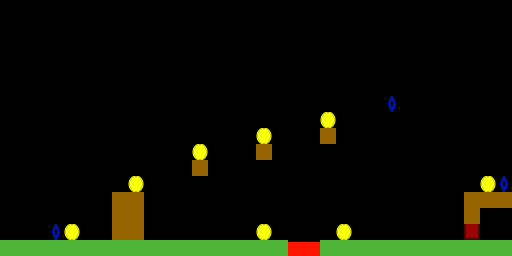

Tiled map render using the project's own tile images. Description and the map definition, with tile-layer contents summarised, below:
An orthogonal 32x16 tile map with 16x16 px tiles, 1 tile layer (graphics), 3 tilesets and 27 objects.

<map version="1.0" orientation="orthogonal" renderorder="right-down" width="32" height="16" tilewidth="16" tileheight="16" nextobjectid="31">
 <tileset firstgid="1" name="GutterV3" tilewidth="16" tileheight="16" spacing="2" margin="1" tilecount="7">
  <image source="GutterV3.png" trans="ff00ff" width="128" height="32" />
 </tileset>
 <tileset firstgid="8" name="lava" tilewidth="16" tileheight="16" tilecount="1">
  <image source="lava.png" trans="ff00ff" width="16" height="16" />
 </tileset>
 <tileset firstgid="9" name="coin" tilewidth="16" tileheight="16" tilecount="1">
  <image source="coin.png" trans="ff00ff" width="16" height="16" />
 </tileset>
 <layer name="graphics" width="32" height="16">
  <data>[512 cells, 59 non-empty, 7 distinct tile ids]</data>
 </layer>
 <objectgroup name="ground">
  <object id="3" x="112" y="192" width="32" height="48" />
  <object id="4" x="192.091" y="159.864" width="16" height="16" />
  <object id="5" x="256.091" y="144.136" width="16" height="16" />
  <object id="6" x="320.182" y="128.136" width="16" height="16" />
  <object id="7" x="464.011" y="192.031" width="48.1709" height="15.9799" />
  <object id="11" x="-0.5" y="0" height="256" />
  <object id="12" x="511.5" y="0" height="256" />
  <object id="15" x="0.5" y="240" width="287.438" height="16" />
  <object id="16" x="320" y="240" width="192.5" height="15.5" />
  <object id="29" x="464.011" y="208.033" width="15.9889" height="15.9778" />
 </objectgroup>
 <objectgroup name="mobs">
  <object id="27" x="400" y="224" width="16" height="16" />
  <object id="28" x="192" y="224" width="16" height="16" />
 </objectgroup>
 <objectgroup name="keys">
  <object id="8" x="48" y="224" width="16" height="16" />
  <object id="9" x="384.227" y="96" width="16" height="16" />
  <object id="10" x="496" y="175.909" width="16" height="16" />
 </objectgroup>
 <objectgroup name="door">
  <object id="30" x="464.011" y="224.012" width="16" height="16" />
 </objectgroup>
 <objectgroup name="coin">
  <object id="18" x="64" y="224" width="16" height="16" />
  <object id="19" x="127.978" y="176.022" width="16" height="16" />
  <object id="20" x="192.061" y="144.061" width="16" height="16" />
  <object id="21" x="256.03" y="128.061" width="16" height="16" />
  <object id="22" x="320.273" y="112.03" width="16" height="16" />
  <object id="23" x="479.97" y="175.97" width="16" height="16" />
  <object id="24" x="336.091" y="223.97" width="16" height="16" />
  <object id="25" x="255.939" y="223.97" width="16" height="16" />
 </objectgroup>
 <objectgroup name="opened blocks" />
 <objectgroup name="lava">
  <object id="17" x="288" y="241.938" width="32" height="16" />
 </objectgroup>
 <objectgroup name="finish block">
  <object id="14" x="496" y="208" width="16" height="16" />
 </objectgroup>
 <objectgroup name="abstract stop block">
  <object id="26" x="288" y="224" width="32" height="16" />
 </objectgroup>
</map>
